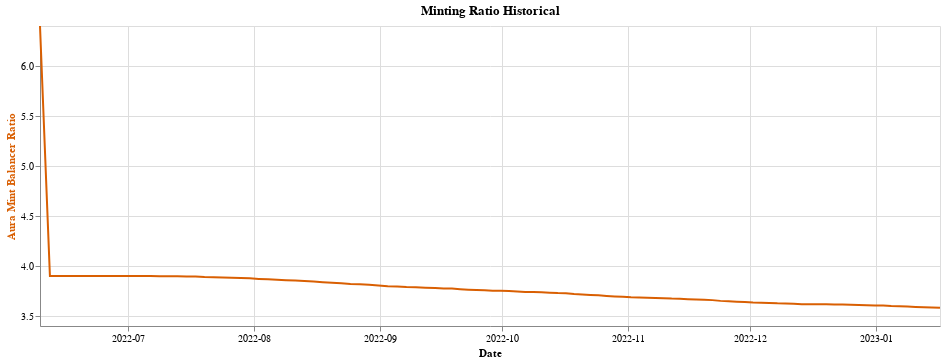

Write notebook code for a chart like this one.
### Code cell
# Plot minting decay progress over time
base = (
    alt.Chart(df_mint.reset_index(), width=900, title=f'Minting Ratio Historical')
    .encode(
        alt.X('Date:T', axis=alt.Axis(format='%Y-%m', labelFlush=False, tickCount=alt.TimeInterval('month')))
    )
)
mint_ratio = (
    base.mark_line(color='rgb(217, 95, 2)')
    .encode(
        alt.Y('mint_ratio', axis=alt.Axis(title='Aura Mint Balancer Ratio', titleColor='rgb(217, 95, 2)'), scale=alt.Scale(zero=False)),
    )
)
chart = alt.layer(mint_ratio)
chart

### Figure 1 — Vega-Lite specification as saved in the notebook (floating-point values rounded to 4 significant figures)
{"$schema": "https://vega.github.io/schema/vega-lite/v4.17.0.json", "config": {"view": {"continuousHeight": 300, "continuousWidth": 400}}, "data": {"name": "data-64b45e6a88d3391c0a2b54cc6a7bb41e"}, "datasets": {"data-64b45e6a88d3391c0a2b54cc6a7bb41e": [{"Date": "2022-06-09T10:58:28+00:00", "index": 0, "mint_ratio": 6.4}, {"Date": "2022-06-11T21:32:11+00:00", "index": 1, "mint_ratio": 3.9}, {"Date": "2022-06-14T08:44:03+00:00", "index": 2, "mint_ratio": 3.9}, {"Date": "2022-06-16T19:58:37+00:00", "index": 3, "mint_ratio": 3.9}, {"Date": "2022-06-19T07:06:08+00:00", "index": 4, "mint_ratio": 3.9}, {"Date": "2022-06-21T19:24:41+00:00", "index": 5, "mint_ratio": 3.9}, {"Date": "2022-06-24T11:53:27+00:00", "index": 6, "mint_ratio": 3.9}, {"Date": "2022-06-27T04:15:43+00:00", "index": 7, "mint_ratio": 3.9}, {"Date": "2022-06-29T20:28:59+00:00", "index": 8, "mint_ratio": 3.9}, {"Date": "2022-07-02T05:08:44+00:00", "index": 9, "mint_ratio": 3.9}, {"Date": "2022-07-04T10:13:55+00:00", "index": 10, "mint_ratio": 3.9}, {"Date": "2022-07-06T15:22:49+00:00", "index": 11, "mint_ratio": 3.899}, {"Date": "2022-07-08T20:17:03+00:00", "index": 12, "mint_ratio": 3.899}, {"Date": "2022-07-11T01:28:46+00:00", "index": 13, "mint_ratio": 3.898}, {"Date": "2022-07-13T06:27:32+00:00", "index": 14, "mint_ratio": 3.897}, {"Date": "2022-07-15T11:40:41+00:00", "index": 15, "mint_ratio": 3.895}, {"Date": "2022-07-17T16:53:30+00:00", "index": 16, "mint_ratio": 3.894}, {"Date": "2022-07-19T21:58:51+00:00", "index": 17, "mint_ratio": 3.89}, {"Date": "2022-07-22T03:19:53+00:00", "index": 18, "mint_ratio": 3.887}, {"Date": "2022-07-24T08:43:16+00:00", "index": 19, "mint_ratio": 3.885}, {"Date": "2022-07-26T14:26:07+00:00", "index": 20, "mint_ratio": 3.881}, {"Date": "2022-07-28T19:42:42+00:00", "index": 21, "mint_ratio": 3.879}, {"Date": "2022-07-31T01:19:49+00:00", "index": 22, "mint_ratio": 3.876}, {"Date": "2022-08-02T06:54:24+00:00", "index": 23, "mint_ratio": 3.871}, {"Date": "2022-08-04T12:32:18+00:00", "index": 24, "mint_ratio": 3.867}, {"Date": "2022-08-06T18:03:08+00:00", "index": 25, "mint_ratio": 3.864}, {"Date": "2022-08-08T23:27:14+00:00", "index": 26, "mint_ratio": 3.859}, {"Date": "2022-08-11T05:25:06+00:00", "index": 27, "mint_ratio": 3.854}, {"Date": "2022-08-13T11:35:20+00:00", "index": 28, "mint_ratio": 3.849}, {"Date": "2022-08-15T18:07:24+00:00", "index": 29, "mint_ratio": 3.844}, {"Date": "2022-08-18T00:19:08+00:00", "index": 30, "mint_ratio": 3.837}, {"Date": "2022-08-20T06:48:55+00:00", "index": 31, "mint_ratio": 3.832}, {"Date": "2022-08-22T13:20:42+00:00", "index": 32, "mint_ratio": 3.827}, {"Date": "2022-08-24T19:36:56+00:00", "index": 33, "mint_ratio": 3.82}, {"Date": "2022-08-27T02:53:11+00:00", "index": 34, "mint_ratio": 3.817}, {"Date": "2022-08-29T09:50:27+00:00", "index": 35, "mint_ratio": 3.813}, {"Date": "2022-08-31T16:46:21+00:00", "index": 36, "mint_ratio": 3.805}, {"Date": "2022-09-02T23:35:38+00:00", "index": 37, "mint_ratio": 3.798}, {"Date": "2022-09-05T06:53:35+00:00", "index": 38, "mint_ratio": 3.795}, {"Date": "2022-09-07T13:59:59+00:00", "index": 39, "mint_ratio": 3.79}, {"Date": "2022-09-09T21:25:19+00:00", "index": 40, "mint_ratio": 3.786}, {"Date": "2022-09-12T06:12:53+00:00", "index": 41, "mint_ratio": 3.783}, {"Date": "2022-09-14T15:19:47+00:00", "index": 42, "mint_ratio": 3.78}, {"Date": "2022-09-16T18:33:35+00:00", "index": 43, "mint_ratio": 3.776}, {"Date": "2022-09-18T18:45:23+00:00", "index": 44, "mint_ratio": 3.774}, {"Date": "2022-09-20T18:57:35+00:00", "index": 45, "mint_ratio": 3.768}, {"Date": "2022-09-22T19:22:23+00:00", "index": 46, "mint_ratio": 3.763}, {"Date": "2022-09-24T19:19:23+00:00", "index": 47, "mint_ratio": 3.76}, {"Date": "2022-09-26T19:19:11+00:00", "index": 48, "mint_ratio": 3.757}, {"Date": "2022-09-28T19:22:35+00:00", "index": 49, "mint_ratio": 3.753}, {"Date": "2022-09-30T19:24:11+00:00", "index": 50, "mint_ratio": 3.751}, {"Date": "2022-10-02T19:25:35+00:00", "index": 51, "mint_ratio": 3.749}, {"Date": "2022-10-04T19:29:11+00:00", "index": 52, "mint_ratio": 3.745}, {"Date": "2022-10-06T19:34:59+00:00", "index": 53, "mint_ratio": 3.741}, {"Date": "2022-10-08T19:35:59+00:00", "index": 54, "mint_ratio": 3.739}, {"Date": "2022-10-10T19:34:59+00:00", "index": 55, "mint_ratio": 3.737}, {"Date": "2022-10-12T19:33:23+00:00", "index": 56, "mint_ratio": 3.733}, {"Date": "2022-10-14T19:32:47+00:00", "index": 57, "mint_ratio": 3.729}, {"Date": "2022-10-16T19:31:35+00:00", "index": 58, "mint_ratio": 3.728}, {"Date": "2022-10-18T19:32:11+00:00", "index": 59, "mint_ratio": 3.72}, {"Date": "2022-10-20T19:32:23+00:00", "index": 60, "mint_ratio": 3.715}, {"Date": "2022-10-22T19:28:47+00:00", "index": 61, "mint_ratio": 3.71}, {"Date": "2022-10-24T19:34:23+00:00", "index": 62, "mint_ratio": 3.706}, {"Date": "2022-10-26T19:36:23+00:00", "index": 63, "mint_ratio": 3.7}, {"Date": "2022-10-28T19:38:23+00:00", "index": 64, "mint_ratio": 3.695}, {"Date": "2022-10-30T19:38:35+00:00", "index": 65, "mint_ratio": 3.692}, {"Date": "2022-11-01T19:42:59+00:00", "index": 66, "mint_ratio": 3.688}, {"Date": "2022-11-03T19:45:23+00:00", "index": 67, "mint_ratio": 3.686}, {"Date": "2022-11-05T19:44:23+00:00", "index": 68, "mint_ratio": 3.683}, {"Date": "2022-11-07T19:41:11+00:00", "index": 69, "mint_ratio": 3.68}, {"Date": "2022-11-09T19:42:35+00:00", "index": 70, "mint_ratio": 3.678}, {"Date": "2022-11-11T19:44:35+00:00", "index": 71, "mint_ratio": 3.674}, {"Date": "2022-11-13T19:41:23+00:00", "index": 72, "mint_ratio": 3.672}, {"Date": "2022-11-15T19:40:47+00:00", "index": 73, "mint_ratio": 3.668}, {"Date": "2022-11-17T19:42:35+00:00", "index": 74, "mint_ratio": 3.665}, {"Date": "2022-11-19T19:42:35+00:00", "index": 75, "mint_ratio": 3.662}, {"Date": "2022-11-21T19:41:11+00:00", "index": 76, "mint_ratio": 3.659}, {"Date": "2022-11-23T19:44:59+00:00", "index": 77, "mint_ratio": 3.651}, {"Date": "2022-11-25T19:47:35+00:00", "index": 78, "mint_ratio": 3.647}, {"Date": "2022-11-27T19:46:47+00:00", "index": 79, "mint_ratio": 3.642}, {"Date": "2022-11-29T19:45:23+00:00", "index": 80, "mint_ratio": 3.639}, {"Date": "2022-12-01T19:47:59+00:00", "index": 81, "mint_ratio": 3.634}, {"Date": "2022-12-03T19:46:23+00:00", "index": 82, "mint_ratio": 3.632}, {"Date": "2022-12-05T19:50:11+00:00", "index": 83, "mint_ratio": 3.631}, {"Date": "2022-12-07T20:05:35+00:00", "index": 84, "mint_ratio": 3.627}, {"Date": "2022-12-09T20:06:23+00:00", "index": 85, "mint_ratio": 3.625}, {"Date": "2022-12-11T20:05:47+00:00", "index": 86, "mint_ratio": 3.622}, {"Date": "2022-12-13T20:07:59+00:00", "index": 87, "mint_ratio": 3.617}, {"Date": "2022-12-15T20:07:47+00:00", "index": 88, "mint_ratio": 3.617}, {"Date": "2022-12-17T20:06:59+00:00", "index": 89, "mint_ratio": 3.617}, {"Date": "2022-12-19T20:05:35+00:00", "index": 90, "mint_ratio": 3.616}, {"Date": "2022-12-21T20:03:11+00:00", "index": 91, "mint_ratio": 3.615}, {"Date": "2022-12-23T19:57:11+00:00", "index": 92, "mint_ratio": 3.614}, {"Date": "2022-12-25T19:54:35+00:00", "index": 93, "mint_ratio": 3.613}, {"Date": "2022-12-27T19:54:11+00:00", "index": 94, "mint_ratio": 3.61}, {"Date": "2022-12-29T19:51:59+00:00", "index": 95, "mint_ratio": 3.608}, {"Date": "2022-12-31T19:49:35+00:00", "index": 96, "mint_ratio": 3.606}, {"Date": "2023-01-02T19:44:47+00:00", "index": 97, "mint_ratio": 3.605}, {"Date": "2023-01-04T19:41:11+00:00", "index": 98, "mint_ratio": 3.599}, {"Date": "2023-01-06T19:42:23+00:00", "index": 99, "mint_ratio": 3.598}, {"Date": "2023-01-08T19:40:47+00:00", "index": 100, "mint_ratio": 3.595}, {"Date": "2023-01-10T19:36:35+00:00", "index": 101, "mint_ratio": 3.59}, {"Date": "2023-01-12T19:39:23+00:00", "index": 102, "mint_ratio": 3.587}, {"Date": "2023-01-14T19:37:11+00:00", "index": 103, "mint_ratio": 3.585}, {"Date": "2023-01-16T19:39:59+00:00", "index": 104, "mint_ratio": 3.582}]}, "layer": [{"encoding": {"x": {"axis": {"format": "%Y-%m", "labelFlush": false, "tickCount": "month"}, "field": "Date", "type": "temporal"}, "y": {"axis": {"title": "Aura Mint Balancer Ratio", "titleColor": "rgb(217, 95, 2)"}, "field": "mint_ratio", "scale": {"zero": false}, "type": "quantitative"}}, "mark": {"color": "rgb(217, 95, 2)", "type": "line"}, "title": "Minting Ratio Historical", "width": 900}]}
